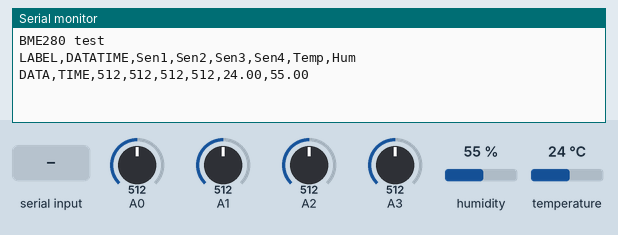
A sketch run on a simulated Arduino Uno, built with avr-gcc and run on an emulated ATmega328P. On the bench: the last lines printed to the serial monitor. The inputs (shaded band) are chosen by the test bench; at power-on: A0 = 512, A1 = 512, A2 = 512, A3 = 512, humidity 55 %, temperature 24 °C.

Above: at 1.2 s.
1.3 s: "300" received over Serial
At 3.7 s:
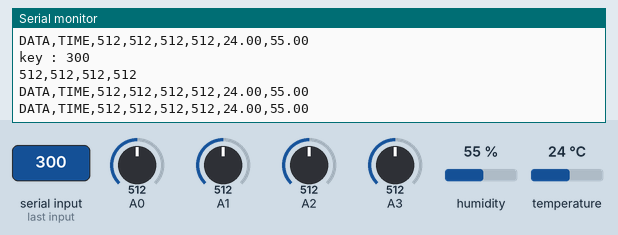
3.8 s: "G" received over Serial
At 4.98 s:
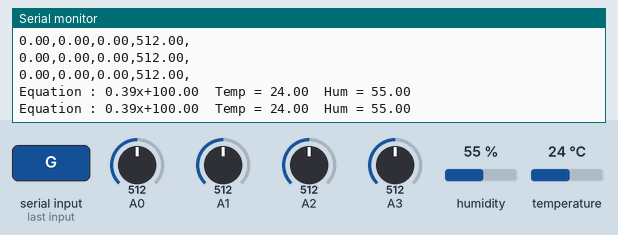
6.3 s: "C" received over Serial
At 8.5 s:
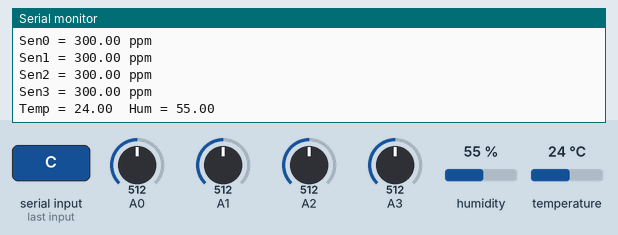
Timing chart, 0 to 10.0 s (numbered marks = the images above; inputs shaded):
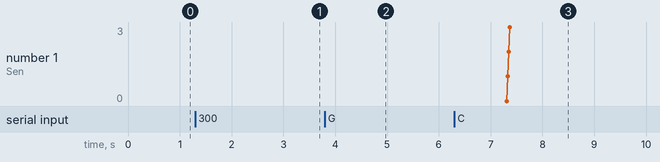

The sketch:

Air_Quality_Monitoring_System.ino
```cpp
//Emag
String key; //ตัวแปรเก็บค่าที่คอมพิวเตอร์ส่งมา
int runs = 0;
int i, j = -1, o = -1;
float data[4][4] = {};
float sigmaX[4] = {}, sigmaY, sigmaXY[4] = {}, sigmaX2[4] = {}, b[4] = {}, a[4] = {}, Xbar[4] = {}, Ybar;
unsigned long   Sen1 = 500;
unsigned long   Sen2 = 750;
unsigned long   Sen3 = 1000;
unsigned long   Sen4 = 1250;
#include <Wire.h>
#include <SPI.h>
#include <Adafruit_Sensor.h>
#include <Adafruit_BME280.h>

#define BME_SCK 13
#define BME_MISO 12
#define BME_MOSI 11
#define BME_CS 10

#define SEALEVELPRESSURE_HPA (1013.25)

Adafruit_BME280 bme; // I2C
//Adafruit_BME280 bme(BME_CS); // hardware SPI
//Adafruit_BME280 bme(BME_CS, BME_MOSI, BME_MISO, BME_SCK); // software SPI

void setup()
{
  Serial.begin(9600);
  while (!Serial);   // time to get serial running
  Serial.println(F("BME280 test"));
  unsigned status;
  // default settings
  //status = bme.begin();
  // You can also pass in a Wire library object like &Wire2
   status = bme.begin(0x76);
  if (!status) {
    Serial.println("Could not find a valid BME280 sensor, check wiring, address, sensor ID!");
    Serial.print("SensorID was: 0x"); Serial.println(bme.sensorID(), 16);
    Serial.print("        ID of 0xFF probably means a bad address, a BMP 180 or BMP 085\n");
    Serial.print("   ID of 0x56-0x58 represents a BMP 280,\n");
    Serial.print("        ID of 0x60 represents a BME 280.\n");
    Serial.print("        ID of 0x61 represents a BME 680.\n");
    while (1) delay(10);
  }
  Serial.println("LABEL,DATATIME,Sen1,Sen2,Sen3,Sen4,Temp,Hum");
}
void loop()
{
  if (runs == 0) {
    if (millis() >= Sen1) {
      Serial.print("DATA,TIME");
      Serial.print(",");
      Serial.print(analogRead(A0));
      Serial.print(",");
      Sen1 = millis();
      Sen1 = Sen1 + 1000;
    } else if (millis() >= Sen2) {
      Serial.print(analogRead(A1));
      Serial.print(",");
      Sen2 = millis();
      Sen2 = Sen2 + 1000;
    } else if (millis() >= Sen3) {
      Serial.print(analogRead(A2));
      Serial.print(",");
      Sen3 = millis();
      Sen3 = Sen3 + 1000;
    } else if (millis() >= Sen4) {
      Serial.print(analogRead(A3));
      Serial.print(",");
      Serial.print(bme.readTemperature());
      Serial.print(",");
      Serial.println(bme.readHumidity());
      Sen4 = millis();
      Sen4 = Sen4 + 1000;
    }
  }
  if (Serial.available() > 0) { //ถ้าคอมพิวเตอร์ส่งข้อมูลมาใหจะทำใน if นี้
    key = Serial.readString(); //นำค่าที่คอมพิวเตอร์ส่งมาเก็บในตัวแปร key
    Serial.print("key : ");
    Serial.println(key); //Arduino ส่งค่าในตัวแปร key เข้าคอมพิวเตอร์ Serial Monitor
    if (key == "300") {
      j = 3;
    } else if (key == "200") {
      j = 2;
    } else if (key == "100") {
      j = 1;
    } else if (key == "0") {
      j = 0;
    } else if (key == "G") {
      for (i = 0; i <= 3; i++) {
        Serial.println("");
        for (j = 0; j <= 3; j++) {
          Serial.print(data[i][j]);
          Serial.print(",");
        }
      }
      Serial.println("");
      runs = 1;
      regression();
    } else if (key == "C") {
      i = 0;
      Serial.println("");
      Serial.print("Sen0 = ");
      Serial.print((analogRead(A0)*b[i]) + a[i]);
      Serial.println(" ppm");
      i++;
      Serial.print("Sen1 = ");
      Serial.print((analogRead(A1)*b[i]) + a[i]);
      Serial.println(" ppm");
      i++;
      Serial.print("Sen2 = ");
      Serial.print((analogRead(A2)*b[i]) + a[i]);
      Serial.println(" ppm");
      i++;
      Serial.print("Sen3 = ");
      Serial.print((analogRead(A3)*b[i]) + a[i]);
      Serial.println(" ppm");
      Serial.print("Temp = ");
      Serial.print(bme.readTemperature());
      Serial.print("  Hum = ");
      Serial.println(bme.readHumidity());
    }
    if (j != o) {
      Serial.println("");
      data[0][j] = analogRead(A0);
      Serial.print(analogRead(A0));
      Serial.print(",");
      data[1][j] = analogRead(A1);
      Serial.print(analogRead(A1));
      Serial.print(",");
      data[2][j] = analogRead(A2);
      Serial.print(analogRead(A2));
      Serial.print(",");
      data[3][j] = analogRead(A3);
      Serial.println(analogRead(A3));
      o = j;
    }
  }
}
void regression() {
  sigmaY = 0 + 100 + 200 + 300;
  //Serial.println(sigmaY);
  Ybar = sigmaY / 4;
  //Serial.println(Ybar);
  for (i = 0; i <= 3; i++) {
    sigmaX[i] = (data[i][0] + data[i][1] + data[i][2] + data[i][3]);
    //Serial.println(sigmaX[i]);
    Xbar[i] = sigmaX[i] / 4;
    //Serial.println(Xbar[i]);
    sigmaXY[i] = (data[i][0] * 0 + data[i][1] * 100 + data[i][2] * 200 + data[i][3] * 300);
    //Serial.println(sigmaXY[i]);
    sigmaX2[i] = ((data[i][0] * data[i][0]) + (data[i][1] * data[i][1]) + (data[i][2] * data[i][2]) + (data[i][3] * data[i][3]));
    //Serial.println(sigmaX2[i]);
    b[i] = ((4 * sigmaXY[i]) - (sigmaX[i] * sigmaY)) / ((4 * sigmaX2[i]) - (sigmaX[i] * sigmaX[i]));
    a[i] = Ybar - (b[i] * Xbar[i]);
    Serial.print("Equation : ");
    Serial.print(b[i]);
    Serial.print("x+");
    Serial.print(a[i]);
    Serial.print("  Temp = ");
    Serial.print(bme.readTemperature());
    Serial.print("  Hum = ");
    Serial.println(bme.readHumidity());
  }
}
```

Measured:
- after the input at 1.3 s, the serial monitor: prints a new line after 1.0 s (image 1)
- after the input at 3.8 s, the serial monitor: prints a new line after 1.0 s (image 2)
- after the input at 6.3 s, the serial monitor: prints a new line after 1.0 s (image 3)
